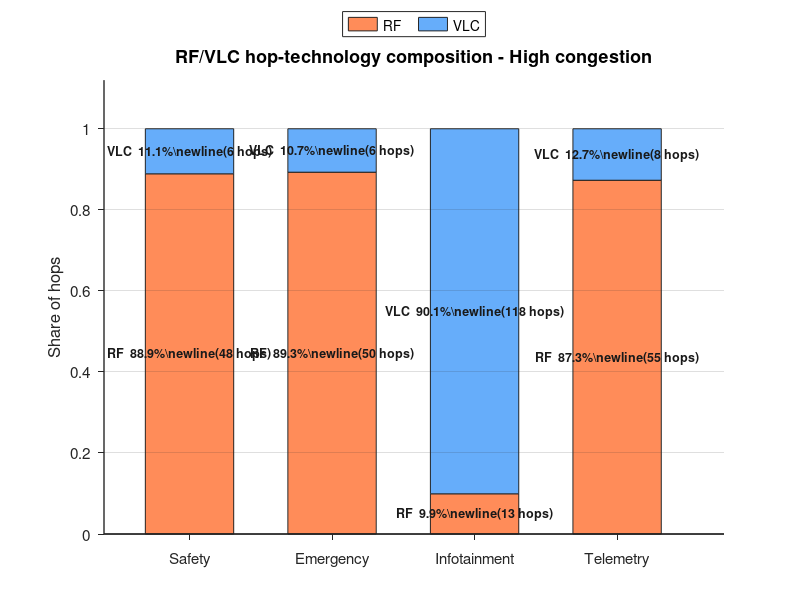
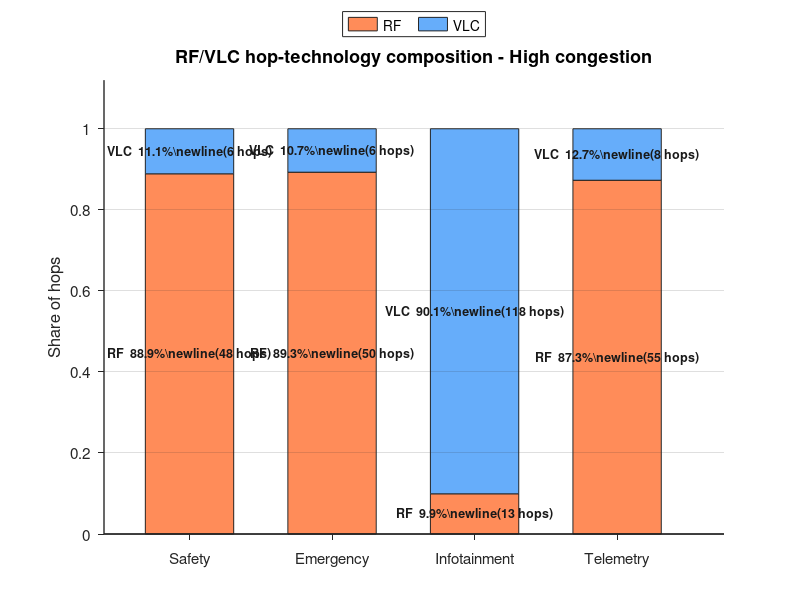

These figures' MATLAB source, in order:
%% make_rf_vlc_composition_figure.m
%  RF/VLC hop-technology composition of the proposed framework's own chosen routes,
%  by intent, High congestion.
%  Output basename matches the \includegraphics path in manuscript_v2/main.tex:
%
%      fig08_rf_vlc_composition         (Fig. 8 in the manuscript)
%
%  Stacked bars summing to 1: the share of hops on each technology, per intent. The
%  point of the figure is that the split is intent-dependent rather than fixed --
%  Safety, Emergency and Telemetry stay predominantly RF, while Infotainment is
%  overwhelmingly VLC.
%
%  DATA PROVENANCE
%  Exact hop counts from the notebook's tech_df for the High scenario. Shares are
%  computed from those counts here rather than hard-coded, so the two always agree.

clear; clc; close all;

intents = {'Safety', 'Emergency', 'Infotainment', 'Telemetry'};

% Absolute hop counts actually routed by the proposed framework (High congestion).
rfHops  = [48, 50,  13, 55];
vlcHops = [ 6,  6, 118,  8];

total    = rfHops + vlcHops;
rfShare  = rfHops  ./ total;
vlcShare = vlcHops ./ total;

data = [rfShare(:), vlcShare(:)];     % rows = intents, cols = [RF VLC]

% Two clearly distinct hues; RF warm, VLC cool.
colors = [ ...
    1.00 0.55 0.35; ...   % RF  -- bright coral/orange
    0.40 0.68 0.98];      % VLC -- bright sky blue

fig = figure('Color', 'w', 'Units', 'pixels', 'Position', [100 100 900 520]);
ax  = axes('Parent', fig);
axes(ax);                 %#ok<LAXES>
hold(ax, 'on');

b = bar(data, 'stacked');
for k = 1:numel(b)
    set(b(k), 'FaceColor', colors(k, :), ...
              'EdgeColor', [0.15 0.15 0.15], ...
              'LineWidth', 0.7, ...
              'BarWidth',  0.62);
end

set(ax, 'YLim', [0, 1.12]);

% ---- in-segment labels --------------------------------------------------
% Percentage and raw hop count are printed inside each segment, centred. A segment
% shorter than 8% of the bar has no room for two lines of text, so its label is placed
% just outside the bar instead of being squeezed illegibly inside it.
for i = 1:numel(intents)
    segTop = 0;
    for k = 1:2
        if k == 1
            frac = rfShare(i);  cnt = rfHops(i);   name = 'RF';
        else
            frac = vlcShare(i); cnt = vlcHops(i);  name = 'VLC';
        end
        segBottom = segTop;
        segTop    = segTop + frac;
        label = sprintf('%s  %.1f%%\\newline(%d hops)', name, 100*frac, cnt);
        if frac >= 0.08
            text(i, (segBottom + segTop)/2, label, 'Parent', ax, ...
                'HorizontalAlignment', 'center', 'VerticalAlignment', 'middle', ...
                'FontSize', 9, 'FontWeight', 'bold', 'Color', [0.10 0.10 0.10]);
        else
            text(i + 0.40, (segBottom + segTop)/2, label, 'Parent', ax, ...
                'HorizontalAlignment', 'left', 'VerticalAlignment', 'middle', ...
                'FontSize', 8.5, 'FontWeight', 'bold', 'Color', [0.25 0.25 0.25]);
        end
    end
end

set(ax, 'XTick', 1:numel(intents), 'XTickLabel', intents, ...
        'XLim', [0.4, numel(intents) + 0.75], ...
        'FontSize', 11, 'LineWidth', 1.0, 'Box', 'off', ...
        'TickDir', 'out', 'YGrid', 'on', 'Layer', 'top');
if isprop(ax, 'GridAlpha'), set(ax, 'GridAlpha', 0.15); end

ylabel(ax, 'Share of hops', 'FontSize', 12);
title(ax, 'RF/VLC hop-technology composition - High congestion', ...
      'FontSize', 13, 'FontWeight', 'bold');

lgd = legend(b, {'RF', 'VLC'}, 'Location', 'northoutside', 'FontSize', 10);
set(lgd, 'Box', 'on');
if isprop(lgd, 'NumColumns'), set(lgd, 'NumColumns', 2); end

hold(ax, 'off');

outFile = 'fig08_rf_vlc_composition';
if exist('exportgraphics', 'file') == 2 || exist('exportgraphics', 'builtin') == 5
    exportgraphics(fig, [outFile '.png'], 'Resolution', 600);
    exportgraphics(fig, [outFile '.pdf'], 'ContentType', 'vector');
else
    set(fig, 'PaperPositionMode', 'auto');
    print(fig, [outFile '.png'], '-dpng', '-r600');
    print(fig, [outFile '.pdf'], '-dpdf', '-painters');
end
fprintf('wrote %s.png and %s.pdf\n', outFile, outFile);
